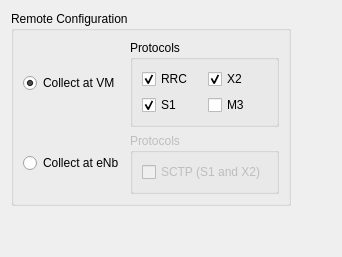
        <widget class="QWidget" name="tab_wireshark">
         <attribute name="title">
          <string>Wireshark</string>
         </attribute>
         <layout class="QGridLayout" name="gridLayout_14">
          <item row="3" column="0">
           <spacer name="verticalSpacer_3">
            <property name="orientation">
             <enum>Qt::Vertical</enum>
            </property>
            <property name="sizeHint" stdset="0">
             <size>
              <width>20</width>
              <height>40</height>
             </size>
            </property>
           </spacer>
          </item>
          <item row="2" column="0">
           <widget class="QGroupBox" name="groupBox_6">
            <property name="title">
             <string>Remote Configuration</string>
            </property>
            <layout class="QGridLayout" name="gridLayout_19">
             <item row="0" column="0">
              <widget class="QRadioButton" name="rb_wireshark_vm">
               <property name="text">
                <string>Collect at VM</string>
               </property>
               <property name="checked">
                <bool>true</bool>
               </property>
              </widget>
             </item>
             <item row="1" column="0">
              <widget class="QRadioButton" name="rb_wireshark_enb">
               <property name="toolTip">
                <string>&lt;html&gt;&lt;head/&gt;&lt;body&gt;&lt;p&gt;Collect &lt;span style=&quot; font-weight:600;&quot;&gt;S1&lt;/span&gt; and &lt;span style=&quot; font-weight:600;&quot;&gt;X2&lt;/span&gt; directly at eNb&lt;/p&gt;&lt;p&gt;(functionality from old logcollector bash script)&lt;/p&gt;&lt;/body&gt;&lt;/html&gt;</string>
               </property>
               <property name="text">
                <string>Collect at eNb</string>
               </property>
              </widget>
             </item>
             <item row="0" column="1">
              <widget class="QGroupBox" name="groupBox_5">
               <property name="title">
                <string>Protocols</string>
               </property>
               <property name="flat">
                <bool>false</bool>
               </property>
               <property name="checkable">
                <bool>false</bool>
               </property>
               <layout class="QGridLayout" name="gridLayout_4">
                <item row="0" column="0">
                 <widget class="QCheckBox" name="cb_wireshark_rrc">
                  <property name="text">
                   <string>RRC</string>
                  </property>
                  <property name="checked">
                   <bool>true</bool>
                  </property>
                 </widget>
                </item>
                <item row="1" column="0">
                 <widget class="QCheckBox" name="cb_wireshark_s1">
                  <property name="text">
                   <string>S1</string>
                  </property>
                  <property name="checked">
                   <bool>true</bool>
                  </property>
                 </widget>
                </item>
                <item row="1" column="1">
                 <widget class="QCheckBox" name="cb_wireshark_m3">
                  <property name="text">
                   <string>M3</string>
                  </property>
                 </widget>
                </item>
                <item row="0" column="1">
                 <widget class="QCheckBox" name="cb_wireshark_x2">
                  <property name="text">
                   <string>X2</string>
                  </property>
                  <property name="checked">
                   <bool>true</bool>
                  </property>
                 </widget>
                </item>
               </layout>
              </widget>
             </item>
             <item row="1" column="1">
              <widget class="QGroupBox" name="groupBox_2">
               <property name="enabled">
                <bool>false</bool>
               </property>
               <property name="title">
                <string>Protocols</string>
               </property>
               <property name="checkable">
                <bool>false</bool>
               </property>
               <property name="checked">
                <bool>false</bool>
               </property>
               <layout class="QGridLayout" name="gridLayout_18">
                <item row="0" column="0">
                 <widget class="QCheckBox" name="cb_wireshark_sctp">
                  <property name="toolTip">
                   <string>&lt;html&gt;&lt;head/&gt;&lt;body&gt;&lt;p&gt;Collect &lt;span style=&quot; font-weight:600;&quot;&gt;S1&lt;/span&gt; and &lt;span style=&quot; font-weight:600;&quot;&gt;X2&lt;/span&gt; directly at eNb&lt;/p&gt;&lt;p&gt;(functionality from old logcollector bash script)&lt;/p&gt;&lt;/body&gt;&lt;/html&gt;</string>
                  </property>
                  <property name="text">
                   <string>SCTP (S1 and X2)</string>
                  </property>
                  <property name="checked">
                   <bool>false</bool>
                  </property>
                 </widget>
                </item>
               </layout>
              </widget>
             </item>
            </layout>
           </widget>
          </item>
          <item row="2" column="1">
           <spacer name="horizontalSpacer_3">
            <property name="orientation">
             <enum>Qt::Horizontal</enum>
            </property>
            <property name="sizeHint" stdset="0">
             <size>
              <width>40</width>
              <height>20</height>
             </size>
            </property>
           </spacer>
          </item>
         </layout>
        </widget>
